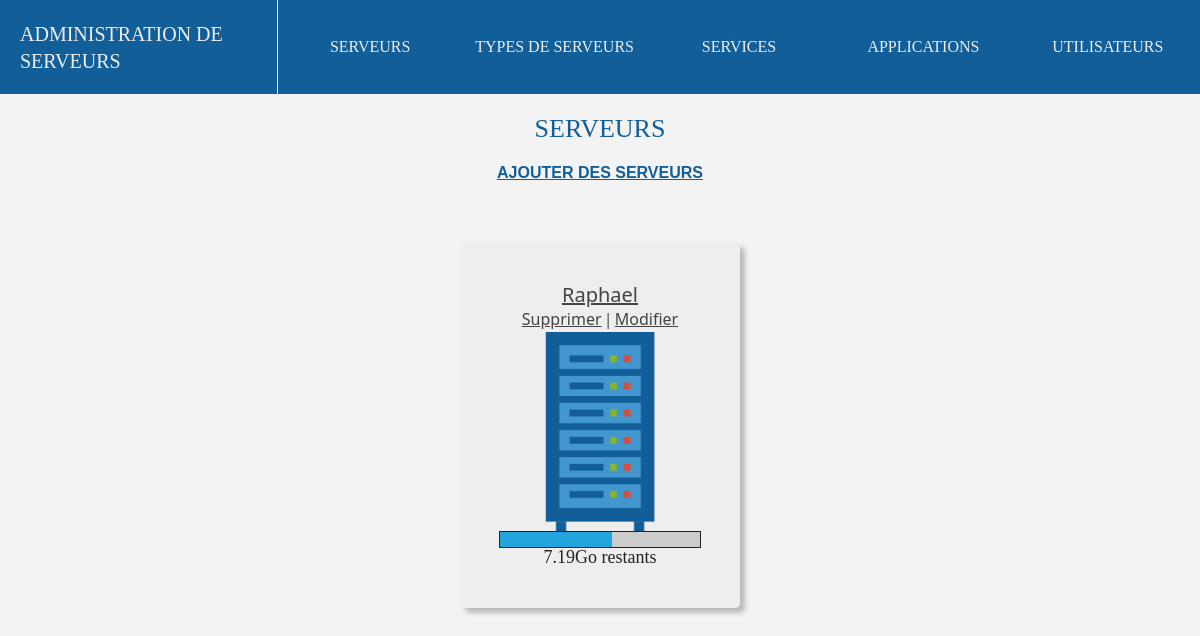
The page /serveurs on the database as committed earlier.
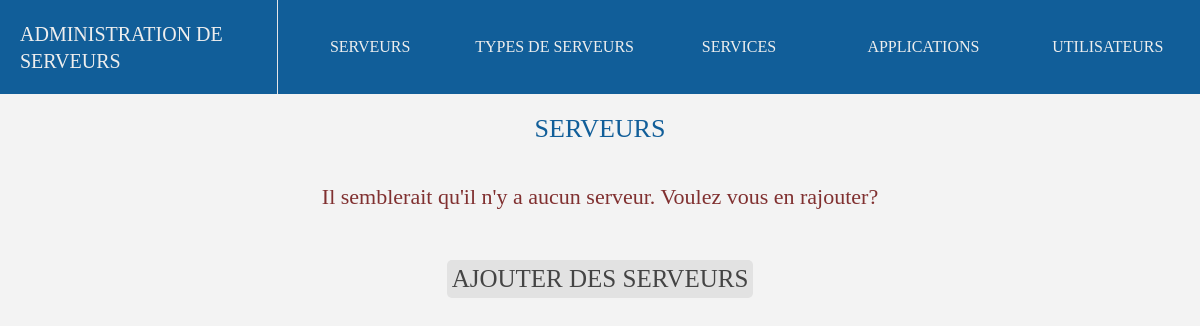
The same page on the database as committed later.
### adminserver/models.py (models this page shows, shortened)
class serveurs(models.Model):
    nom = models.CharField(max_length=100,blank=False)
    type_de_serveur = models.ForeignKey(type_de_serveurs, on_delete=models.CASCADE, null="true")
    processeurs = models.IntegerField(blank=False)
    memoire = models.IntegerField(blank=False)
    stockage = models.IntegerField(blank=False)
    def __str__(self):
        return self.nom

### adminserver/views.py (the view)
# urls.py: path('serveurs', views.serveurs_index),
def serveurs_index(request):
    URL = "serveur"
    serveurs = list(models.serveurs.objects.all())
    for i in serveurs:
        count = 0
        for q in list(models.services.objects.filter(serveur_de_lancement=i.id)):
            count = count + q.espace_memoire_utilise
        for q in list(models.applications.objects.filter(serveurs=i.id)):
            count = count + q.espace_memoire_utilise
        i.progress = round((count/i.stockage)*100,2)
        if i.progress >= 0:
            i.color = "#24a4dc"
            if i.progress >= 75:
                i.color = "orange"
                if i.progress >= 90:
                    i.color = "#d92624"
        if len(str(i.stockage - count)) > 6:
            i.ratio = str(round((i.stockage - count) / 1000000, 2)) + "To restants"
        elif len(str(i.stockage - count)) > 3:
            i.ratio = str(round((i.stockage - count)/1000,2)) + "Go restants"
        elif i.stockage - count > 0:
            i.ratio = str(i.stockage - count) + "Mo restants"
        elif i.stockage - count == 0:
            i.ratio = "FULL"
        else:
            i.ratio = "ERROR"
        i.progress = str(i.progress).replace(",", ".")
    num = len(list(models.serveurs.objects.all()))
    if request.method == 'GET' and 'error' in request.GET:
        return render(request,"serveur/liste_index.html",{"objects" : serveurs,"title":"SERVEURS","extra":"server_img","url":URL,"count":num,"error":request.GET['error']})
    else:
        return render(request,"serveur/liste_index.html",{"objects" : serveurs,"title":"SERVEURS","extra":"server_img","url":URL,"count":num})

### adminserver/templates/serveur/liste_index.html (shortened to what this page needs)
{% extends "main.html" %}
{% block content %}
<h2> {{title}} </h2>
{% if count == 0 %}
<h3 class="error"> Il semblerait qu'il n'y a aucun serveur. Voulez vous en rajouter?</h3>
<a class="yes" href="/ajout/{{url}}"> AJOUTER DES {{title}}</a>
{% elif count > 0 %}
<a class="addlink" href="/ajout/{{url}}"> AJOUTER DES {{title}}</a>
<ol>
{% for i in objects %}
    <li><a class="object_title" href="/affiche/{{url}}/{{i.id}}/">{{i}}</a><br><a style="text-decoration:underline;cursor:pointer;" name="delete" id="/delete/{{url}}/{{i.id}}/">Supprimer</a><line>|</line><a href="/update/{{url}}/{{i.id}}/">Modifier</a><div class="{{extra}}"></div><div class="progress"> <div class="value" style="width:{{i.progress}}%;background:{{i.color}}"> </div></div><p>{{i.ratio}}</p></li>
{% endfor %}
</ol>
{% endif %}
{% endblock %}

Rows that differ between the two databases and show on the page:
removed serveurs: nom "Raphael", {{ i.progress }} 56.1 (drawn), ratio "7.19Go restants"
Other text that changed with them:
{{ title }}: (not shown) → "SERVEURS"
{{ title }}: "SERVEURS" → (not shown)
text now shown: "Il semblerait qu'il n'y a aucun serveur. Voulez vous en rajouter?"
